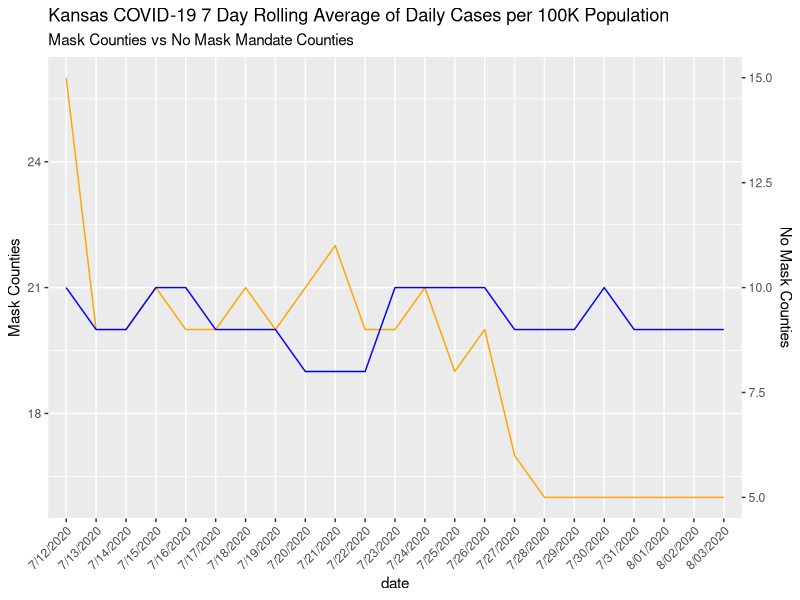

Here is the R script that generated this plot:
## ---- chunk 1
library(tidyverse) 
library(dplyr)
library(patchwork)

## ---- chunk 2
df <- tribble(
  ~date, ~mask_count, ~no_mask_count,
  "7/12/2020", 26, 10,
  "7/13/2020", 20, 9,
  "7/14/2020", 20, 9,
  "7/15/2020", 21, 10,
  "7/16/2020", 20, 10,
  "7/17/2020", 20, 9,
  "7/18/2020", 21, 9,
  "7/19/2020", 20, 9,
  "7/20/2020", 21, 8,
  "7/21/2020", 22, 8,
  "7/22/2020", 20, 8,
  "7/23/2020", 20, 10,
  "7/24/2020", 21, 10,
  "7/25/2020", 19, 10,
  "7/26/2020", 20, 10,
  "7/27/2020", 17, 9,
  "7/28/2020", 16, 9,
  "7/29/2020", 16, 9,
  "7/30/2020", 16, 10,
  "7/31/2020", 16, 9,
  "8/01/2020", 16, 9,
  "8/02/2020", 16, 9,
  "8/03/2020", 16, 9,
)


## ---- chunk 3
df %>% 
  mutate(mask_count = as.numeric(mask_count))
## ---- chunk 4
coeff <- 11
ggplot(df, aes(x=date)) +
  
  theme(axis.text.x = element_text(angle = 45, vjust = 1, hjust=1))+
  
  geom_line( aes(y=mask_count) , group = 1, colour = "orange") + 
  geom_line( aes(y=no_mask_count + coeff), group = 1 , colour = "blue") +
  
  scale_y_continuous(
    
    # Features of the first axis
    name = "Mask Counties",
    
    # Add a second axis and specify its features
    sec.axis = sec_axis(~.-coeff,name="No Mask Counties")
  ) +
  labs(title = "Kansas COVID-19 7 Day Rolling Average of Daily Cases per 100K Population" , subtitle = "Mask Counties vs No Mask Mandate Counties")
